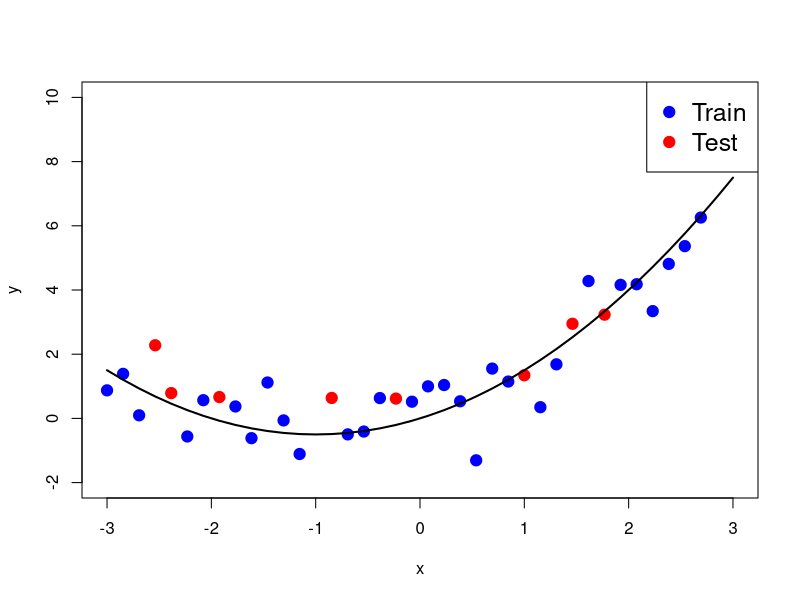
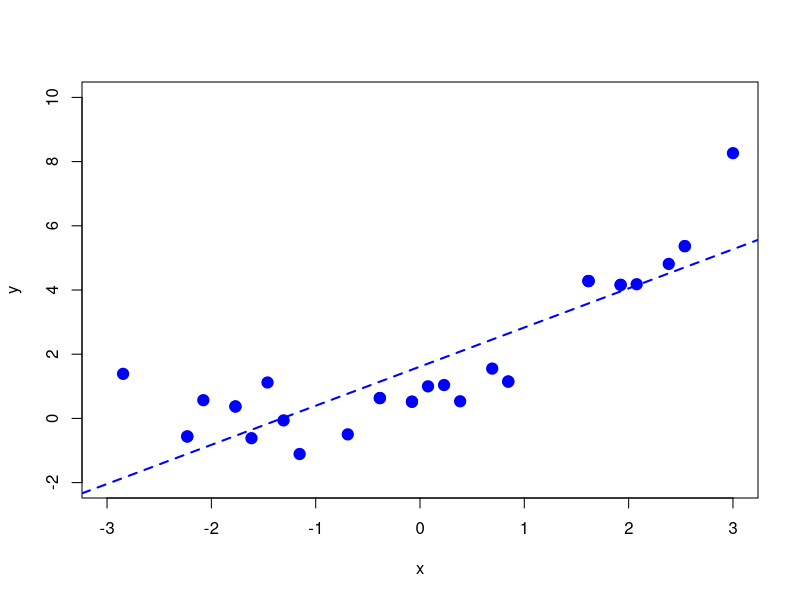
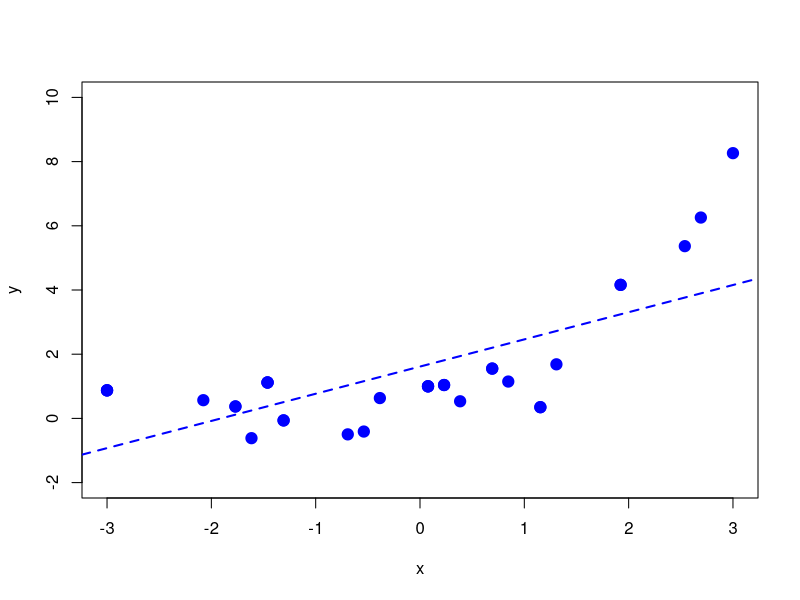
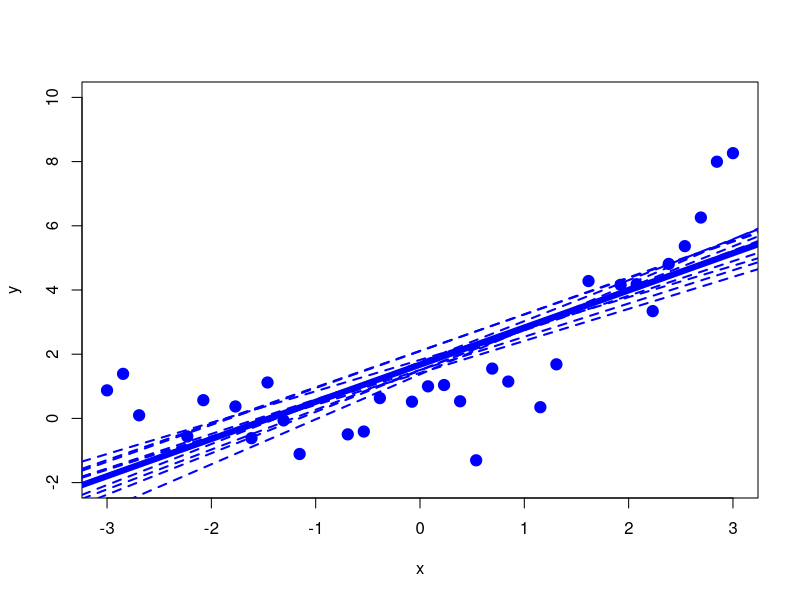
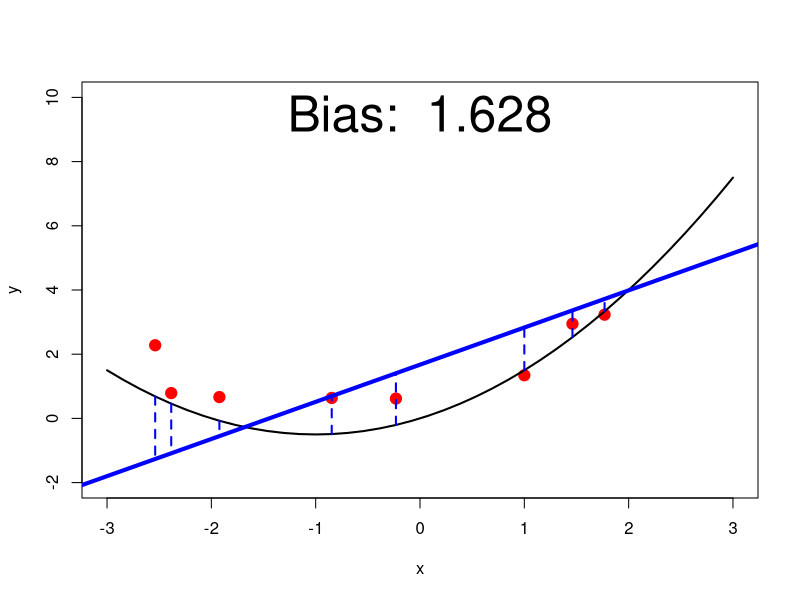
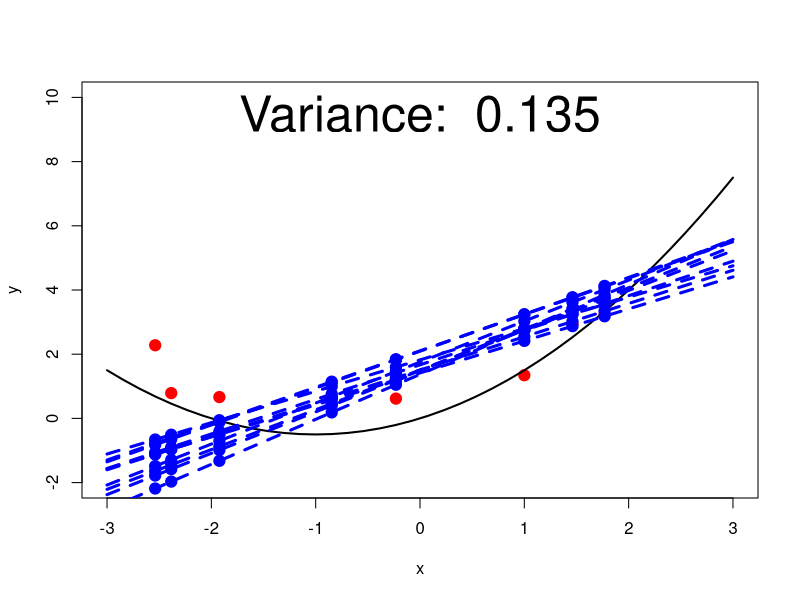
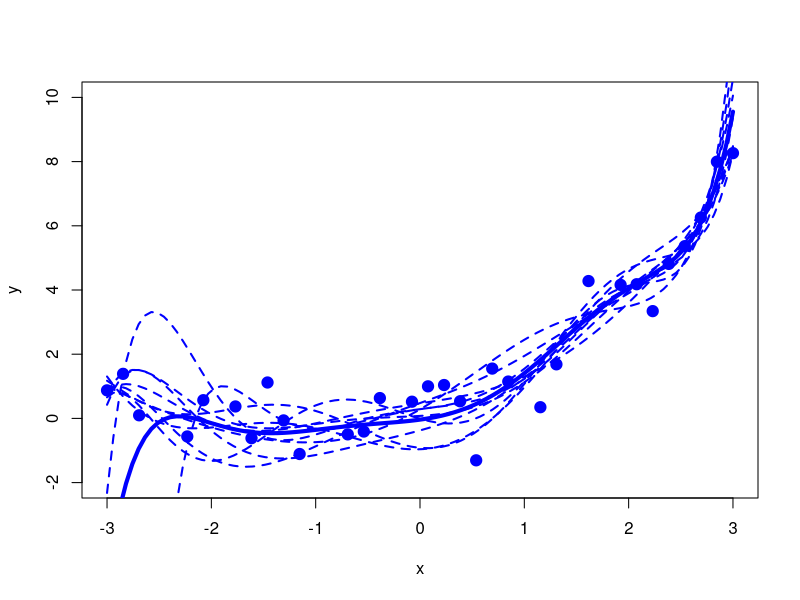
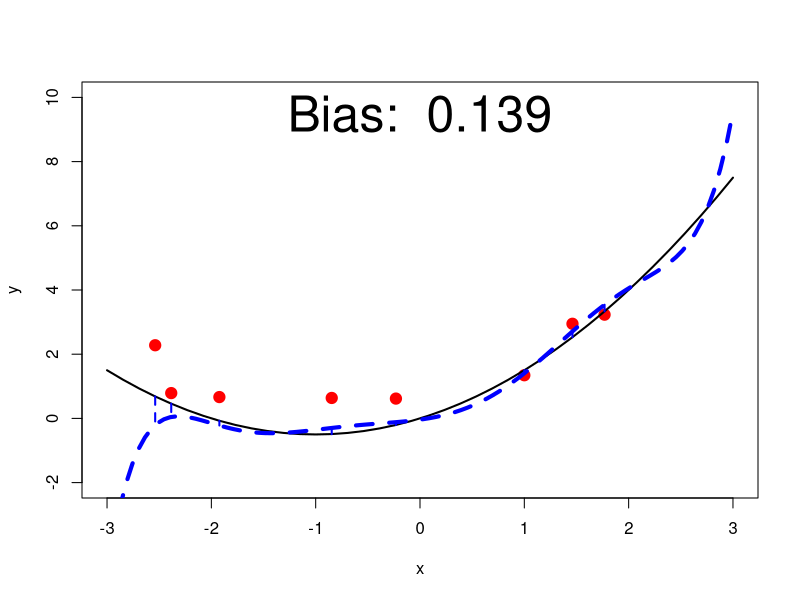

Source code (R) for these figures, in order: (Note: this script raises an error after producing the figures.)
set.seed(1)
calculate_polynomial <- function(coef,poly_grade,x){
    # Calculate the polynomial using the coeffficients
    y <- coef[1]
    for (i in 2:(poly_grade+1)){
        y <- y + coef[i] * x^(i-1)
    }
    return(y)
}

plot_polynomial <- function(coef,poly_grade,color="blue",lwd=2,lty=2){
    # Plot the polynomial using the coeffficients
    x <- seq(-3, 3, length.out = 100)
    y <- calculate_polynomial(coef,poly_grade,x)
    # 
    lines(x, y, col = color, lwd=lwd,lty=lty)
}

train_model <- function(training_lenght,X_train,Y_train,poly_grade=1,plot_points = FALSE){
    # Bootstrap the training data
    sample_index <- sample(1:training_length, training_length, replace = TRUE)
    X_train_sample <- X_train[sample_index]
    Y_train_sample <- Y_train[sample_index]
    # Make a dashed line with the model if the flag is true
    if (plot_points){
        plot(X_train_sample, Y_train_sample, col = "blue", pch = 19, cex = 1.5,,xlim = c(-3, 3), ylim = c(-2, 10),xlab = "x",ylab = "y")
    }
    model = lm(Y_train_sample ~ poly(X_train_sample, poly_grade,raw=TRUE))
    if (poly_grade == 1){
        abline(model,col= "blue", lwd = 2,lty=2)
    }
    if (poly_grade > 1){
        plot_polynomial(coef(model),poly_grade)
        }
    return(coef(model))
}

save_plot <- function(path){
png(path)
}

data_length=40
training_fraction <- 0.80
training_length <- round(training_fraction * data_length)
number_of_models=10

X <- seq(-3, 3, length.out = data_length)
# Apply a polynomial transformation to X and add noise
error_std <- 1
Y_noiseless <-  X + 0.5 * X^2
Y <- Y_noiseless+ rnorm(data_length, mean = 0, sd = error_std)

# Divide the data into training and test
train_index <- sample(1:data_length, training_length )
X_train <- X[train_index]
Y_train <- Y[train_index]
X_test <- X[-train_index]
Y_test <- Y[-train_index]
Y_true_test <- Y_noiseless[-train_index]

### 1st plot: Plot of train and test data
save_plot("slides/advriskmin/figure/bias_variance_decomposition-train_test.png")
plot(X_train, Y_train, col = "blue", pch = 19, cex = 1.5,xlim = c(-3, 3), ylim = c(-2, 10),xlab = "x",ylab = "y")
points(X[-train_index], Y[-train_index], col = "red", pch = 19, cex = 1.5)
# add a legend
legend("topright", legend = c("Train", "Test"), col = c("blue", "red"), pch = 19, cex = 1.5)
lines(X, Y_noiseless, col = "black", lwd = 2)
dev.off()




### 2nd plot: Explain the sampling with replacement ( bootstrap), show it two times
save_plot("slides/advriskmin/figure/bias_variance_decomposition-bootstrap_2.png")
train_model(training_length,X_train,Y_train,1,TRUE)
dev.off()
save_plot("slides/advriskmin/figure/bias_variance_decomposition-bootstrap_1.png")
train_model(training_length,X_train,Y_train,1,TRUE)
dev.off()


### 3th plot: Train N models using different samples from the training data and show them, also show the average model
coef_list <- list()
save_plot("slides/advriskmin/figure/bias_variance_decomposition-linear_model.png")
plot(X_train, Y_train, col = "blue", pch = 19, cex = 1.5,xlim = c(-3, 3), ylim = c(-2, 10),xlab = "x",ylab = "y")
for (i in 1:number_of_models) {
  coef_list[[i]] <- train_model(training_length,X_train,Y_train,1,FALSE)

}
coef_df <- do.call(rbind, coef_list)
coef_df_mean <- apply(coef_df, 2, mean)
abline(coef_df_mean, col = "blue", lwd = 6)
dev.off()


### 4th plot: Plot test points, real model, average model and show the bias
save_plot("slides/advriskmin/figure/bias_variance_decomposition-linear_model_bias.png")
bias= mean(((coef_df_mean[1] + coef_df_mean[2] * X_test) - ( X_test + 0.5 * X_test^2))^2)
plot(X_test, Y_test, col = "red", pch = 19, cex = 1.5,xlim = c(-3, 3), ylim = c(-2, 10),xlab = "x",ylab = "y")
lines(X, Y_noiseless, col = "black", lwd = 2)
abline(coef_df_mean, col = "blue", lwd = 4)
segments(X_test,Y_true_test, X_test, calculate_polynomial(coef_df_mean,1,X_test), col = "blue", lwd = 2, lty = 2)
# calculate the mean bias with respect to the real model in the test data
text(0, 9.5, paste("Bias: ",round(bias,3)), cex = 3)
dev.off()

### 5th plot: Plot test points, real model, and the predictions of each trained model
save_plot("slides/advriskmin/figure/bias_variance_decomposition-linear_model_variance.png")
Y_test_predicted <- matrix(0, nrow = number_of_models, ncol = length(X_test))
for (i in 1:number_of_models) {
  Y_test_predicted[i,] <-  coef_list[[i]][1] + coef_list[[i]][2] * X_test
}
variance <- mean(apply(Y_test_predicted, 2, var))
plot(X_test, Y_test, col = "red", pch = 19, cex = 1.5,xlim = c(-3, 3), ylim = c(-2, 10),xlab = "x",ylab = "y")
lines(X, Y_noiseless, col = "black", lwd = 2)
# add the prediction of each model as dots
for (i in 1:number_of_models) {
  points(X_test, Y_test_predicted[i,], col = "blue", pch = 19, cex = 1.5)
  plot_polynomial(coef_list[[i]],1, col = "blue", lwd = 3, lty = 2)
}
text(0, 9.5, paste("Variance: ",round(variance,3)), cex = 3)
dev.off()

###### Now, a much more complex model ######
grade=7
### 6th plot: Train N models using different samples from the training data and show them, also show the average model
coef_list <- list()
save_plot("slides/advriskmin/figure/bias_variance_decomposition-complex_model.png")
plot(X_train, Y_train, col = "blue", pch = 19, cex = 1.5,xlim = c(-3, 3), ylim = c(-2, 10),xlab = "x",ylab = "y")
for (i in 1:number_of_models) {
  coef_list[[i]] <- train_model(training_length,X_train,Y_train,grade,FALSE)
}
coef_df <- do.call(rbind, coef_list)
coef_df_mean <- apply(coef_df, 2, mean)
plot_polynomial(coef_df_mean,grade,"blue",4,1)
dev.off()

### 7th plot: Plot test points, real model, average model and show the bias
save_plot("slides/advriskmin/figure/bias_variance_decomposition-complex_model_bias.png")
bias=mean(((calculate_polynomial(coef_df_mean,grade,X_test)) - (X_test + 0.5 * X_test^2))^2)
plot(X_test, Y_test, col = "red", pch = 19, cex = 1.5,xlim = c(-3, 3), ylim = c(-2, 10),xlab = "x",ylab = "y")
lines(X, Y_noiseless, col = "black", lwd = 2)
plot_polynomial(coef_df_mean,grade,"blue",4,2)
segments(X_test,Y_true_test, X_test, calculate_polynomial(coef_df_mean,grade,X_test), col = "blue", lwd = 2, lty = 2)
text(0, 9.5, paste("Bias: ",round(bias,3)), cex = 3)
dev.off()


### 8th plot: Plot test points, real model, and the predictions of each trained model
save_plot("slides/advriskmin/figure/bias_variance_decomposition-complex_model_variance.png")
Y_test_predicted <- matrix(0, nrow = number_of_models, ncol = length(X_test))
for (i in 1:number_of_models) {
  Y_test_predicted[i,] <-  calculate_polynomial(coef_list[[i]],grade,X_test)
}
variance <- mean(apply(Y_test_predicted, 2, var))
plot(X_test, Y_test, col = "red", pch = 19, cex = 1.5,xlim = c(-3, 3), ylim = c(-2, 10),xlab = "x",ylab = "y")
lines(X, Y_noiseless, col = "black", lwd = 2)
# add the prediction of each model as dots
for (i in 1:number_of_models) {
  points(X_test, Y_test_predicted[i,], col = "blue", pch = 19, cex = 1.5)
  plot_polynomial(coef_list[[i]],grade=grade, col = "blue", lwd = 2, lty = 2,alpha = 0.1)
}
text(0, 9.5, paste("Variance: ",round(variance,3)), cex = 3)
dev.off()





###### Now, the correct model ######
grade=2

### 9th plot: Train N models using different samples from the training data and show them, also show the average model
coef_list <- list()
save_plot("slides/advriskmin/figure/bias_variance_decomposition-correct_model.png")
plot(X_train, Y_train, col = "blue", pch = 19, cex = 1.5,xlim = c(-3, 3), ylim = c(-2, 10),xlab = "x",ylab = "y")
for (i in 1:number_of_models) {
  coef_list[[i]] <- train_model(training_length,X_train,Y_train,grade,FALSE)
}
coef_df <- do.call(rbind, coef_list)
coef_df_mean <- apply(coef_df, 2, mean)
plot_polynomial(coef_df_mean,grade,"blue",4,1)
dev.off()

### 10th plot: Plot test points, real model, average model and show the bias
save_plot("slides/advriskmin/figure/bias_variance_decomposition-correct_model_bias.png")
bias=mean(((calculate_polynomial(coef_df_mean,grade,X_test)) - (X_test + 0.5 * X_test^2))^2)
plot(X_test, Y_test, col = "red", pch = 19, cex = 1.5,xlim = c(-3, 3), ylim = c(-2, 10),xlab = "x",ylab = "y")
lines(X, Y_noiseless, col = "black", lwd = 2)
plot_polynomial(coef_df_mean,grade,"blue",4,2)
segments(X_test,Y_true_test, X_test, calculate_polynomial(coef_df_mean,grade,X_test), col = "blue", lwd = 2, lty = 2)
text(0, 9.5, paste("Bias: ",round(bias,3)), cex = 3)
dev.off()

### 11th plot: Plot test points, real model, and the predictions of each trained model
save_plot("slides/advriskmin/figure/bias_variance_decomposition-correct_model_variance.png")
Y_test_predicted <- matrix(0, nrow = number_of_models, ncol = length(X_test))
for (i in 1:number_of_models) {
  Y_test_predicted[i,] <-  calculate_polynomial(coef_list[[i]],grade,X_test)
}
variance <- mean(apply(Y_test_predicted, 2, var))
plot(X_test, Y_test, col = "red", pch = 19, cex = 1.5,xlim = c(-3, 3), ylim = c(-2, 10),xlab = "x",ylab = "y")
lines(X, Y_noiseless, col = "black", lwd = 2)
# add the prediction of each model as dots
for (i in 1:number_of_models) {
  points(X_test, Y_test_predicted[i,], col = "blue", pch = 19, cex = 1.5)
  plot_polynomial(coef_list[[i]],grade=grade, col = "blue", lwd = 2, lty = 2,alpha = 0.1)
}
text(0, 9.5, paste("Variance: ",round(variance,3)), cex = 3)
dev.off()


lines(X, Y_noiseless, col = "black", lwd = 2,alpha=0.5)
